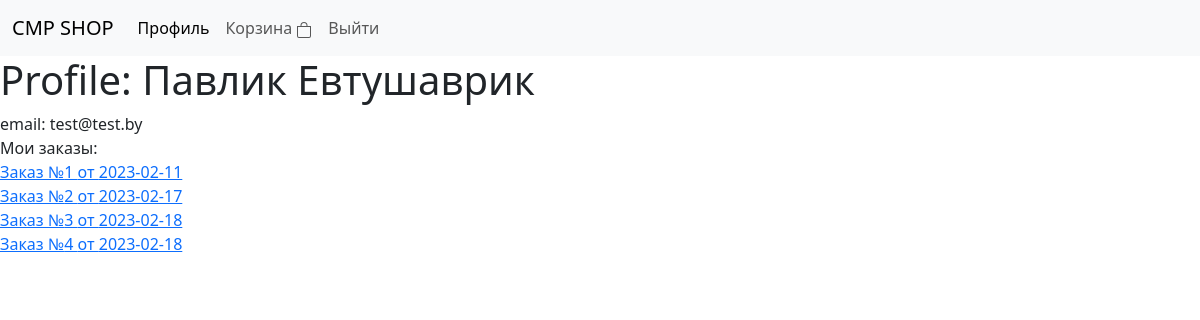
Page /profile/2 (signed in) on the committed database.
### app/models.py (models this page shows, shortened)
class User(Base, UserMixin):
    __tablename__ = 'user'
    id = Column(Integer, primary_key=True)
    name = Column(String(30), nullable=False)
    last_name = Column(String(30), nullable=False)
    email = Column(String(50), nullable=False)
    password_hash = Column(String(128), nullable=False)
    parent = relationship('Order', back_populates='user')

class Order(Base):
    __tablename__ = 'order'
    id = Column (Integer, primary_key=True)
    address = Column(String)
    status = Column(Integer)
    date_order = Column(DATE)
    user_id = Column(Integer, ForeignKey('user.id'))
    user = relationship('User', back_populates='parent')
    parent = relationship('Basket', back_populates='order')

### app/main/routes.py (the view)
@bp.get('/profile/<id>')
@login_required
def profile(id):
    user = session.query(User).filter_by(id=id).first()
    orders = session.query(Order).filter_by(user_id=current_user.id).filter_by(status=1).all()
    return render_template('main/profile.html', title='profile', user=user, orders=orders)

### app/models.py (called while the page is built)
@login.user_loader
def load_user(id):
    user = session.query(User).get(int(id))
    return user

### app/templates/main/profile.html
{% extends "base.html" %}
{% block content %}
<h1>Profile: {{ user.name }} {{user.last_name}}</h1>
email: {{ user.email }}
<br>
Мои заказы:<br>
{% for order in orders %}
    <a href="{{ url_for('main.order', order_id=order.id) }}">Заказ №{{ order.id }}
        от {{ order.date_order }}</a><br>
{% endfor %}
{% endblock %}

### rows in the picture
User: name "Павлик", last_name "Евтушаврик", email "test@test.by"
Order: id "1", date_order "2023-02-11"
Order: id "2", date_order "2023-02-17"
Order: id "3", date_order "2023-02-18"
Order: id "4", date_order "2023-02-18"
